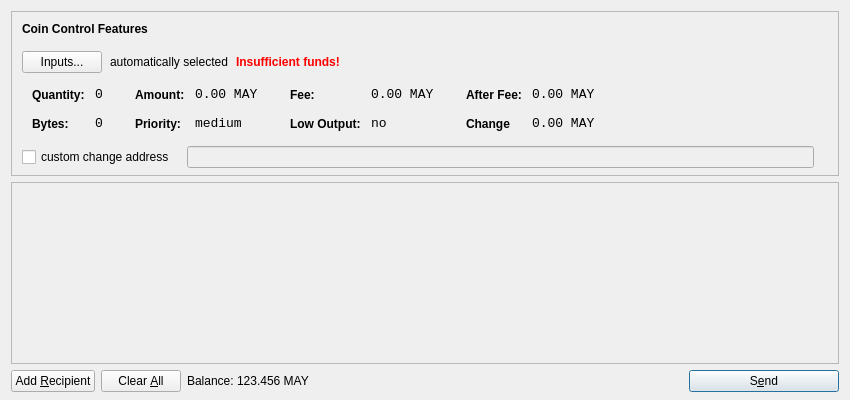
<?xml version="1.0" encoding="UTF-8"?>
<ui version="4.0">
 <class>SendCoinsDialog</class>
 <widget class="QDialog" name="SendCoinsDialog">
  <property name="geometry">
   <rect>
    <x>0</x>
    <y>0</y>
    <width>850</width>
    <height>400</height>
   </rect>
  </property>
  <property name="windowTitle">
   <string>Send Coins</string>
  </property>
  <layout class="QVBoxLayout" name="verticalLayout" stretch="0,1,0">
   <property name="bottomMargin">
    <number>8</number>
   </property>
   <item>
    <widget class="QFrame" name="frameCoinControl">
     <property name="sizePolicy">
      <sizepolicy hsizetype="Expanding" vsizetype="Expanding">
       <horstretch>0</horstretch>
       <verstretch>0</verstretch>
      </sizepolicy>
     </property>
     <property name="maximumSize">
      <size>
       <width>16777215</width>
       <height>16777215</height>
      </size>
     </property>
     <property name="frameShape">
      <enum>QFrame::StyledPanel</enum>
     </property>
     <property name="frameShadow">
      <enum>QFrame::Sunken</enum>
     </property>
     <layout class="QVBoxLayout" name="verticalLayoutCoinControl2">
      <property name="spacing">
       <number>6</number>
      </property>
      <property name="leftMargin">
       <number>0</number>
      </property>
      <property name="topMargin">
       <number>0</number>
      </property>
      <property name="rightMargin">
       <number>0</number>
      </property>
      <property name="bottomMargin">
       <number>6</number>
      </property>
      <item>
       <layout class="QVBoxLayout" name="verticalLayoutCoinControl" stretch="0,0,0,0,1">
        <property name="spacing">
         <number>0</number>
        </property>
        <property name="leftMargin">
         <number>10</number>
        </property>
        <property name="topMargin">
         <number>10</number>
        </property>
        <item>
         <layout class="QHBoxLayout" name="horizontalLayoutCoinControl1">
          <property name="bottomMargin">
           <number>15</number>
          </property>
          <item>
           <widget class="QLabel" name="labelCoinControlFeatures">
            <property name="sizePolicy">
             <sizepolicy hsizetype="Preferred" vsizetype="Maximum">
              <horstretch>0</horstretch>
              <verstretch>0</verstretch>
             </sizepolicy>
            </property>
            <property name="font">
             <font>
              <weight>75</weight>
              <bold>true</bold>
             </font>
            </property>
            <property name="styleSheet">
             <string notr="true">font-weight:bold;</string>
            </property>
            <property name="text">
             <string>Coin Control Features</string>
            </property>
           </widget>
          </item>
         </layout>
        </item>
        <item>
         <layout class="QHBoxLayout" name="horizontalLayoutCoinControl2" stretch="0,0,0,0">
          <property name="spacing">
           <number>8</number>
          </property>
          <property name="bottomMargin">
           <number>10</number>
          </property>
          <item>
           <widget class="QPushButton" name="pushButtonCoinControl">
            <property name="styleSheet">
             <string notr="true"/>
            </property>
            <property name="text">
             <string>Inputs...</string>
            </property>
           </widget>
          </item>
          <item>
           <widget class="QLabel" name="labelCoinControlAutomaticallySelected">
            <property name="text">
             <string>automatically selected</string>
            </property>
            <property name="margin">
             <number>5</number>
            </property>
           </widget>
          </item>
          <item>
           <widget class="QLabel" name="labelCoinControlInsuffFunds">
            <property name="font">
             <font>
              <weight>75</weight>
              <bold>true</bold>
             </font>
            </property>
            <property name="styleSheet">
             <string notr="true">color:red;font-weight:bold;</string>
            </property>
            <property name="text">
             <string>Insufficient funds!</string>
            </property>
            <property name="margin">
             <number>5</number>
            </property>
           </widget>
          </item>
          <item>
           <spacer name="horizontalSpacerCoinControl">
            <property name="orientation">
             <enum>Qt::Horizontal</enum>
            </property>
            <property name="sizeHint" stdset="0">
             <size>
              <width>40</width>
              <height>1</height>
             </size>
            </property>
           </spacer>
          </item>
         </layout>
        </item>
        <item>
         <widget class="QWidget" name="widgetCoinControl" native="true">
          <property name="sizePolicy">
           <sizepolicy hsizetype="Preferred" vsizetype="Preferred">
            <horstretch>0</horstretch>
            <verstretch>0</verstretch>
           </sizepolicy>
          </property>
          <property name="minimumSize">
           <size>
            <width>0</width>
            <height>0</height>
           </size>
          </property>
          <property name="styleSheet">
           <string notr="true"/>
          </property>
          <layout class="QHBoxLayout" name="horizontalLayoutCoinControl5">
           <property name="margin">
            <number>0</number>
           </property>
           <item>
            <layout class="QHBoxLayout" name="horizontalLayoutCoinControl3" stretch="0,0,0,1">
             <property name="spacing">
              <number>20</number>
             </property>
             <property name="topMargin">
              <number>0</number>
             </property>
             <property name="bottomMargin">
              <number>10</number>
             </property>
             <item>
              <layout class="QFormLayout" name="formLayoutCoinControl1">
               <property name="horizontalSpacing">
                <number>10</number>
               </property>
               <property name="verticalSpacing">
                <number>14</number>
               </property>
               <property name="leftMargin">
                <number>10</number>
               </property>
               <property name="topMargin">
                <number>4</number>
               </property>
               <property name="rightMargin">
                <number>6</number>
               </property>
               <item row="0" column="0">
                <widget class="QLabel" name="labelCoinControlQuantityText">
                 <property name="styleSheet">
                  <string notr="true">font-weight:bold;</string>
                 </property>
                 <property name="text">
                  <string>Quantity:</string>
                 </property>
                 <property name="margin">
                  <number>0</number>
                 </property>
                </widget>
               </item>
               <item row="0" column="1">
                <widget class="QLabel" name="labelCoinControlQuantity">
                 <property name="font">
                  <font>
                   <family>Monospace</family>
                   <pointsize>10</pointsize>
                  </font>
                 </property>
                 <property name="cursor">
                  <cursorShape>IBeamCursor</cursorShape>
                 </property>
                 <property name="contextMenuPolicy">
                  <enum>Qt::ActionsContextMenu</enum>
                 </property>
                 <property name="text">
                  <string>0</string>
                 </property>
                 <property name="margin">
                  <number>0</number>
                 </property>
                 <property name="textInteractionFlags">
                  <set>Qt::LinksAccessibleByMouse|Qt::TextSelectableByKeyboard|Qt::TextSelectableByMouse</set>
                 </property>
                </widget>
               </item>
               <item row="1" column="0">
                <widget class="QLabel" name="labelCoinControlBytesText">
                 <property name="styleSheet">
                  <string notr="true">font-weight:bold;</string>
                 </property>
                 <property name="text">
                  <string>Bytes:</string>
                 </property>
                </widget>
               </item>
               <item row="1" column="1">
                <widget class="QLabel" name="labelCoinControlBytes">
                 <property name="font">
                  <font>
                   <family>Monospace</family>
                   <pointsize>10</pointsize>
                  </font>
                 </property>
                 <property name="cursor">
                  <cursorShape>IBeamCursor</cursorShape>
                 </property>
                 <property name="contextMenuPolicy">
                  <enum>Qt::ActionsContextMenu</enum>
                 </property>
                 <property name="text">
                  <string>0</string>
                 </property>
                 <property name="textInteractionFlags">
                  <set>Qt::LinksAccessibleByMouse|Qt::TextSelectableByKeyboard|Qt::TextSelectableByMouse</set>
                 </property>
                </widget>
               </item>
              </layout>
             </item>
             <item>
              <layout class="QFormLayout" name="formLayoutCoinControl2">
               <property name="horizontalSpacing">
                <number>10</number>
               </property>
               <property name="verticalSpacing">
                <number>14</number>
               </property>
               <property name="leftMargin">
                <number>6</number>
               </property>
               <property name="topMargin">
                <number>4</number>
               </property>
               <property name="rightMargin">
                <number>6</number>
               </property>
               <item row="0" column="0">
                <widget class="QLabel" name="labelCoinControlAmountText">
                 <property name="styleSheet">
                  <string notr="true">font-weight:bold;</string>
                 </property>
                 <property name="text">
                  <string>Amount:</string>
                 </property>
                 <property name="margin">
                  <number>0</number>
                 </property>
                </widget>
               </item>
               <item row="0" column="1">
                <widget class="QLabel" name="labelCoinControlAmount">
                 <property name="font">
                  <font>
                   <family>Monospace</family>
                   <pointsize>10</pointsize>
                  </font>
                 </property>
                 <property name="cursor">
                  <cursorShape>IBeamCursor</cursorShape>
                 </property>
                 <property name="contextMenuPolicy">
                  <enum>Qt::ActionsContextMenu</enum>
                 </property>
                 <property name="text">
                  <string>0.00 MAY</string>
                 </property>
                 <property name="textInteractionFlags">
                  <set>Qt::LinksAccessibleByMouse|Qt::TextSelectableByKeyboard|Qt::TextSelectableByMouse</set>
                 </property>
                </widget>
               </item>
               <item row="1" column="0">
                <widget class="QLabel" name="labelCoinControlPriorityText">
                 <property name="styleSheet">
                  <string notr="true">font-weight:bold;</string>
                 </property>
                 <property name="text">
                  <string>Priority:</string>
                 </property>
                </widget>
               </item>
               <item row="1" column="1">
                <widget class="QLabel" name="labelCoinControlPriority">
                 <property name="font">
                  <font>
                   <family>Monospace</family>
                   <pointsize>10</pointsize>
                  </font>
                 </property>
                 <property name="cursor">
                  <cursorShape>IBeamCursor</cursorShape>
                 </property>
                 <property name="contextMenuPolicy">
                  <enum>Qt::ActionsContextMenu</enum>
                 </property>
                 <property name="text">
                  <string>medium</string>
                 </property>
                 <property name="textInteractionFlags">
                  <set>Qt::LinksAccessibleByMouse|Qt::TextSelectableByKeyboard|Qt::TextSelectableByMouse</set>
                 </property>
                </widget>
               </item>
              </layout>
             </item>
             <item>
              <layout class="QFormLayout" name="formLayoutCoinControl3">
               <property name="horizontalSpacing">
                <number>10</number>
               </property>
               <property name="verticalSpacing">
                <number>14</number>
               </property>
               <property name="leftMargin">
                <number>6</number>
               </property>
               <property name="topMargin">
                <number>4</number>
               </property>
               <property name="rightMargin">
                <number>6</number>
               </property>
               <item row="0" column="0">
                <widget class="QLabel" name="labelCoinControlFeeText">
                 <property name="styleSheet">
                  <string notr="true">font-weight:bold;</string>
                 </property>
                 <property name="text">
                  <string>Fee:</string>
                 </property>
                 <property name="margin">
                  <number>0</number>
                 </property>
                </widget>
               </item>
               <item row="0" column="1">
                <widget class="QLabel" name="labelCoinControlFee">
                 <property name="font">
                  <font>
                   <family>Monospace</family>
                   <pointsize>10</pointsize>
                  </font>
                 </property>
                 <property name="cursor">
                  <cursorShape>IBeamCursor</cursorShape>
                 </property>
                 <property name="contextMenuPolicy">
                  <enum>Qt::ActionsContextMenu</enum>
                 </property>
                 <property name="text">
                  <string>0.00 MAY</string>
                 </property>
                 <property name="textInteractionFlags">
                  <set>Qt::LinksAccessibleByMouse|Qt::TextSelectableByKeyboard|Qt::TextSelectableByMouse</set>
                 </property>
                </widget>
               </item>
               <item row="1" column="0">
                <widget class="QLabel" name="labelCoinControlLowOutputText">
                 <property name="styleSheet">
                  <string notr="true">font-weight:bold;</string>
                 </property>
                 <property name="text">
                  <string>Low Output:</string>
                 </property>
                </widget>
               </item>
               <item row="1" column="1">
                <widget class="QLabel" name="labelCoinControlLowOutput">
                 <property name="font">
                  <font>
                   <family>Monospace</family>
                   <pointsize>10</pointsize>
                  </font>
                 </property>
                 <property name="cursor">
                  <cursorShape>IBeamCursor</cursorShape>
                 </property>
                 <property name="contextMenuPolicy">
                  <enum>Qt::ActionsContextMenu</enum>
                 </property>
                 <property name="text">
                  <string>no</string>
                 </property>
                 <property name="textInteractionFlags">
                  <set>Qt::LinksAccessibleByMouse|Qt::TextSelectableByKeyboard|Qt::TextSelectableByMouse</set>
                 </property>
                </widget>
               </item>
              </layout>
             </item>
             <item>
              <layout class="QFormLayout" name="formLayoutCoinControl4">
               <property name="horizontalSpacing">
                <number>10</number>
               </property>
               <property name="verticalSpacing">
                <number>14</number>
               </property>
               <property name="leftMargin">
                <number>6</number>
               </property>
               <property name="topMargin">
                <number>4</number>
               </property>
               <property name="rightMargin">
                <number>6</number>
               </property>
               <item row="0" column="0">
                <widget class="QLabel" name="labelCoinControlAfterFeeText">
                 <property name="styleSheet">
                  <string notr="true">font-weight:bold;</string>
                 </property>
                 <property name="text">
                  <string>After Fee:</string>
                 </property>
                 <property name="margin">
                  <number>0</number>
                 </property>
                </widget>
               </item>
               <item row="0" column="1">
                <widget class="QLabel" name="labelCoinControlAfterFee">
                 <property name="font">
                  <font>
                   <family>Monospace</family>
                   <pointsize>10</pointsize>
                  </font>
                 </property>
                 <property name="cursor">
                  <cursorShape>IBeamCursor</cursorShape>
                 </property>
                 <property name="contextMenuPolicy">
                  <enum>Qt::ActionsContextMenu</enum>
                 </property>
                 <property name="text">
                  <string>0.00 MAY</string>
                 </property>
                 <property name="textInteractionFlags">
                  <set>Qt::LinksAccessibleByMouse|Qt::TextSelectableByKeyboard|Qt::TextSelectableByMouse</set>
                 </property>
                </widget>
               </item>
               <item row="1" column="0">
                <widget class="QLabel" name="labelCoinControlChangeText">
                 <property name="styleSheet">
                  <string notr="true">font-weight:bold;</string>
                 </property>
                 <property name="text">
                  <string>Change</string>
                 </property>
                </widget>
               </item>
               <item row="1" column="1">
                <widget class="QLabel" name="labelCoinControlChange">
                 <property name="font">
                  <font>
                   <family>Monospace</family>
                   <pointsize>10</pointsize>
                  </font>
                 </property>
                 <property name="cursor">
                  <cursorShape>IBeamCursor</cursorShape>
                 </property>
                 <property name="contextMenuPolicy">
                  <enum>Qt::ActionsContextMenu</enum>
                 </property>
                 <property name="text">
                  <string>0.00 MAY</string>
                 </property>
                 <property name="textInteractionFlags">
                  <set>Qt::LinksAccessibleByMouse|Qt::TextSelectableByKeyboard|Qt::TextSelectableByMouse</set>
                 </property>
                </widget>
               </item>
              </layout>
             </item>
            </layout>
           </item>
          </layout>
         </widget>
        </item>
        <item>
         <layout class="QHBoxLayout" name="horizontalLayoutCoinControl4" stretch="0,0,0">
          <property name="spacing">
           <number>12</number>
          </property>
          <property name="sizeConstraint">
           <enum>QLayout::SetDefaultConstraint</enum>
          </property>
          <property name="topMargin">
           <number>5</number>
          </property>
          <property name="rightMargin">
           <number>5</number>
          </property>
          <item>
           <widget class="QCheckBox" name="checkBoxCoinControlChange">
            <property name="text">
             <string>custom change address</string>
            </property>
           </widget>
          </item>
          <item>
           <widget class="QLineEdit" name="lineEditCoinControlChange">
            <property name="enabled">
             <bool>false</bool>
            </property>
            <property name="sizePolicy">
             <sizepolicy hsizetype="Expanding" vsizetype="Fixed">
              <horstretch>0</horstretch>
              <verstretch>0</verstretch>
             </sizepolicy>
            </property>
           </widget>
          </item>
          <item>
           <widget class="QLabel" name="labelCoinControlChangeLabel">
            <property name="sizePolicy">
             <sizepolicy hsizetype="Preferred" vsizetype="Expanding">
              <horstretch>0</horstretch>
              <verstretch>0</verstretch>
             </sizepolicy>
            </property>
            <property name="minimumSize">
             <size>
              <width>0</width>
              <height>0</height>
             </size>
            </property>
            <property name="text">
             <string/>
            </property>
            <property name="margin">
             <number>3</number>
            </property>
           </widget>
          </item>
         </layout>
        </item>
        <item>
         <spacer name="verticalSpacerCoinControl">
          <property name="orientation">
           <enum>Qt::Vertical</enum>
          </property>
          <property name="sizeHint" stdset="0">
           <size>
            <width>800</width>
            <height>1</height>
           </size>
          </property>
         </spacer>
        </item>
       </layout>
      </item>
     </layout>
    </widget>
   </item>
   <item>
    <widget class="QScrollArea" name="scrollArea">
     <property name="widgetResizable">
      <bool>true</bool>
     </property>
     <widget class="QWidget" name="scrollAreaWidgetContents">
      <property name="geometry">
       <rect>
        <x>0</x>
        <y>0</y>
        <width>830</width>
        <height>162</height>
       </rect>
      </property>
      <layout class="QVBoxLayout" name="verticalLayout_2">
       <property name="margin">
        <number>0</number>
       </property>
       <item>
        <layout class="QVBoxLayout" name="entries">
         <property name="spacing">
          <number>6</number>
         </property>
        </layout>
       </item>
       <item>
        <spacer name="verticalSpacer">
         <property name="orientation">
          <enum>Qt::Vertical</enum>
         </property>
         <property name="sizeHint" stdset="0">
          <size>
           <width>20</width>
           <height>40</height>
          </size>
         </property>
        </spacer>
       </item>
      </layout>
     </widget>
    </widget>
   </item>
   <item>
    <layout class="QHBoxLayout" name="horizontalLayout">
     <item>
      <widget class="QPushButton" name="addButton">
       <property name="toolTip">
        <string>Send to multiple recipients at once</string>
       </property>
       <property name="text">
        <string>Add &amp;Recipient</string>
       </property>
       <property name="icon">
        <iconset resource="../bitcoin.qrc">
         <normaloff>:/icons/add</normaloff>:/icons/add</iconset>
       </property>
       <property name="autoDefault">
        <bool>false</bool>
       </property>
      </widget>
     </item>
     <item>
      <widget class="QPushButton" name="clearButton">
       <property name="sizePolicy">
        <sizepolicy hsizetype="Minimum" vsizetype="Fixed">
         <horstretch>0</horstretch>
         <verstretch>0</verstretch>
        </sizepolicy>
       </property>
       <property name="toolTip">
        <string>Remove all transaction fields</string>
       </property>
       <property name="text">
        <string>Clear &amp;All</string>
       </property>
       <property name="icon">
        <iconset resource="../bitcoin.qrc">
         <normaloff>:/icons/remove</normaloff>:/icons/remove</iconset>
       </property>
       <property name="autoRepeatDelay">
        <number>300</number>
       </property>
       <property name="autoDefault">
        <bool>false</bool>
       </property>
      </widget>
     </item>
     <item>
      <layout class="QHBoxLayout" name="horizontalLayout_2">
       <property name="spacing">
        <number>3</number>
       </property>
       <item>
        <widget class="QLabel" name="label">
         <property name="sizePolicy">
          <sizepolicy hsizetype="Preferred" vsizetype="Fixed">
           <horstretch>0</horstretch>
           <verstretch>0</verstretch>
          </sizepolicy>
         </property>
         <property name="text">
          <string>Balance:</string>
         </property>
        </widget>
       </item>
       <item>
        <widget class="QLabel" name="labelBalance">
         <property name="sizePolicy">
          <sizepolicy hsizetype="Preferred" vsizetype="Fixed">
           <horstretch>0</horstretch>
           <verstretch>0</verstretch>
          </sizepolicy>
         </property>
         <property name="cursor">
          <cursorShape>IBeamCursor</cursorShape>
         </property>
         <property name="text">
          <string>123.456 MAY</string>
         </property>
         <property name="textInteractionFlags">
          <set>Qt::LinksAccessibleByMouse|Qt::TextSelectableByKeyboard|Qt::TextSelectableByMouse</set>
         </property>
        </widget>
       </item>
      </layout>
     </item>
     <item>
      <spacer name="horizontalSpacer">
       <property name="orientation">
        <enum>Qt::Horizontal</enum>
       </property>
       <property name="sizeHint" stdset="0">
        <size>
         <width>40</width>
         <height>20</height>
        </size>
       </property>
      </spacer>
     </item>
     <item>
      <widget class="QPushButton" name="sendButton">
       <property name="minimumSize">
        <size>
         <width>150</width>
         <height>0</height>
        </size>
       </property>
       <property name="toolTip">
        <string>Confirm the send action</string>
       </property>
       <property name="text">
        <string>S&amp;end</string>
       </property>
       <property name="icon">
        <iconset resource="../bitcoin.qrc">
         <normaloff>:/icons/send</normaloff>:/icons/send</iconset>
       </property>
       <property name="default">
        <bool>true</bool>
       </property>
      </widget>
     </item>
    </layout>
   </item>
  </layout>
 </widget>
 <resources>
  <include location="../bitcoin.qrc"/>
 </resources>
 <connections/>
</ui>
